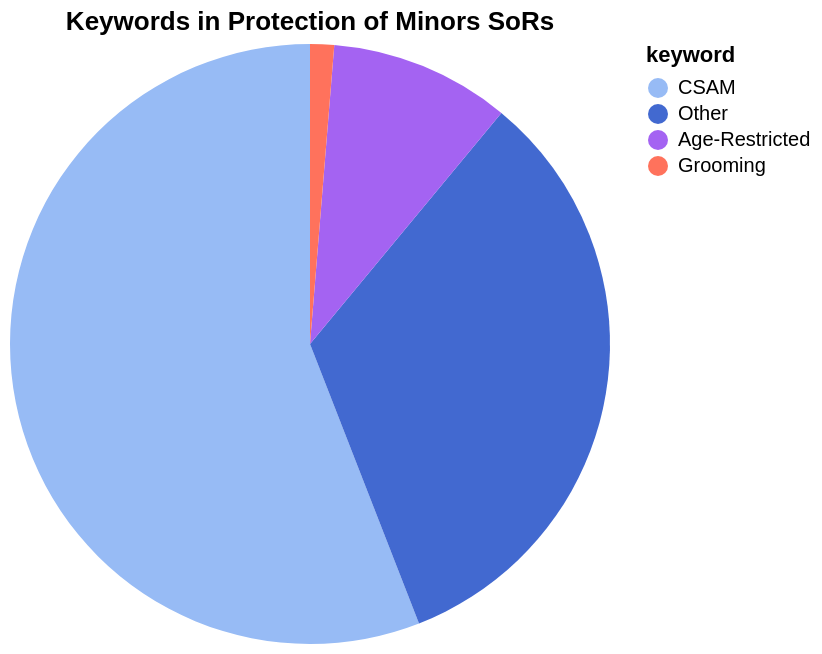
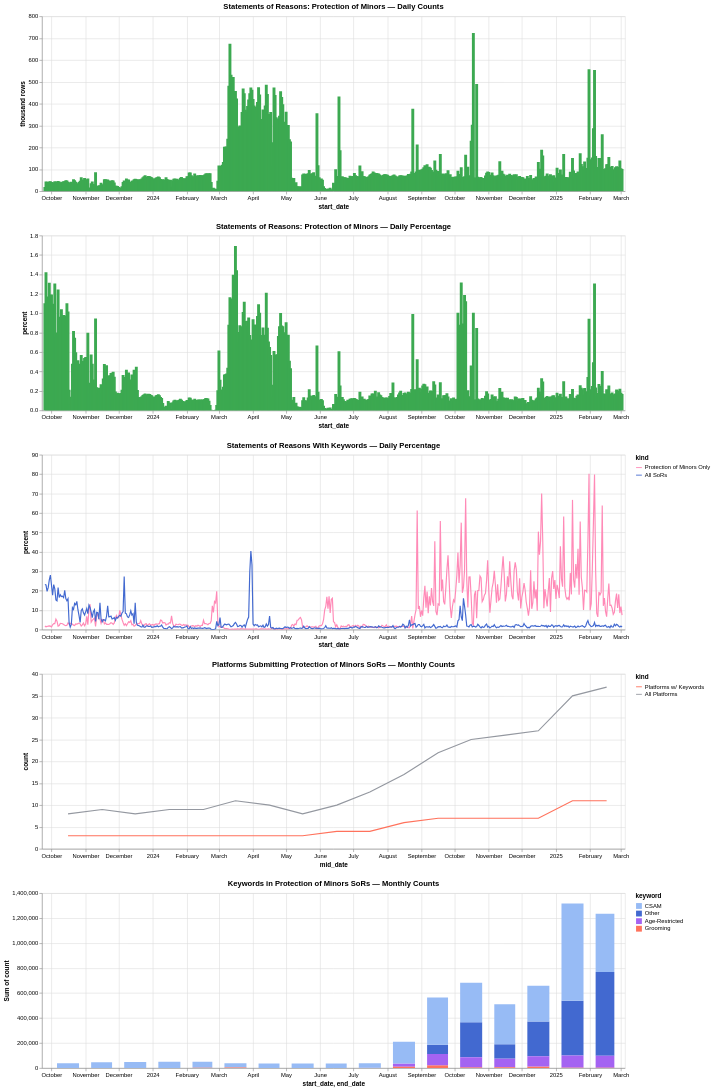

Notebook code cell kept with these figures, in order:
### Code cell
# ---*--*--*--*--*--*--*--*--*--- Run Visualization ---*--*--*--*--*--*--*--*--*---
from pathlib import Path
from shantay.viz import visualize

# Update for your environment
PATH = "/Volumes/dsa-sor-db/data"

visualize(Path(PATH), Path.cwd() / "dsa-db-staging")

### Figure 1 — Vega-Lite specification as saved in the notebook (floating-point values rounded to 4 significant figures)
{"config": {"view": {"continuousWidth": 300, "continuousHeight": 300}}, "data": {"name": "data-525cbabe6e00cd3c9105d9576a2338f2"}, "mark": {"type": "arc", "tooltip": true}, "encoding": {"color": {"field": "keyword", "scale": {"domain": ["CSAM", "Other", "Age-Restricted", "Grooming"], "range": ["#97bbf5", "#4269d0", "#a463f2", "#ff725c"]}, "type": "nominal"}, "theta": {"field": "count", "type": "quantitative"}}, "params": [{"name": "param_1", "select": {"type": "interval", "encodings": ["x", "y"]}, "bind": "scales"}], "title": "Keywords in Protection of Minors SoRs", "$schema": "https://vega.github.io/schema/vega-lite/v5.20.1.json", "datasets": {"data-525cbabe6e00cd3c9105d9576a2338f2": [{"keyword": "CSAM", "count": 3135143, "pct": 55.89}, {"keyword": "Other", "count": 1854134, "pct": 33.05}, {"keyword": "Age-Restricted", "count": 544969, "pct": 9.715}, {"keyword": "Grooming", "count": 72325, "pct": 1.289}]}}

### Figure 2 — Vega-Lite specification as saved in the notebook (floating-point values rounded to 4 significant figures; data arrays with more than 128 entries replaced by an {"elided": "..."} marker saying what was removed)
{"config": {"view": {"continuousWidth": 300, "continuousHeight": 300}, "range": {"category": {"scheme": ["#4269d0", "#efb118", "#ff725c", "#6cc5b0", "#3ca951", "#ff8ab7", "#a463f2", "#97bbf5", "#9c6b4e", "#9498a0"]}}}, "vconcat": [{"data": {"name": "data-286bb70820c875cf3ae386611f097d83"}, "mark": {"type": "bar", "color": "#3ca951", "tooltip": true}, "encoding": {"x": {"field": "start_date", "type": "temporal"}, "y": {"field": "batch_rows", "title": "thousand rows", "type": "quantitative"}}, "name": "view_1", "title": "Statements of Reasons: Protection of Minors — Daily Counts", "width": 1000}, {"data": {"name": "data-9055fad1c13b67646833cf9fb71ef4ec"}, "mark": {"type": "bar", "color": "#3ca951", "tooltip": true}, "encoding": {"x": {"field": "start_date", "type": "temporal"}, "y": {"field": "protection_of_minors", "title": "percent", "type": "quantitative"}}, "name": "view_2", "title": "Statements of Reasons: Protection of Minors — Daily Percentage", "width": 1000}, {"data": {"name": "data-860d3d29e02fad1f8aeced08d3990e2e"}, "mark": {"type": "line", "tooltip": true}, "encoding": {"color": {"field": "kind", "scale": {"domain": ["Protection of Minors Only", "All SoRs"], "range": ["#ff8ab7", "#4269d0"]}, "type": "nominal"}, "x": {"field": "start_date", "type": "temporal"}, "y": {"field": "pct", "title": "percent", "type": "quantitative"}}, "name": "view_3", "title": "Statements of Reasons With Keywords — Daily Percentage", "width": 1000}, {"data": {"name": "data-c71bb976fe62b0938afe9e655c5496b8"}, "mark": {"type": "line", "tooltip": true}, "encoding": {"color": {"field": "kind", "scale": {"domain": ["Platforms w/ Keywords", "All Platforms"], "range": ["#ff725c", "#9498a0"]}, "type": "nominal"}, "x": {"field": "mid_date", "type": "temporal"}, "y": {"field": "count", "type": "quantitative"}}, "name": "view_4", "title": "Platforms Submitting Protection of Minors SoRs — Monthly Counts", "width": 1000}, {"data": {"name": "data-1e5ae2bdc29cef519a4a4797a2d2c429"}, "mark": {"type": "bar", "tooltip": true}, "encoding": {"color": {"field": "keyword", "scale": {"domain": ["CSAM", "Other", "Age-Restricted", "Grooming"], "range": ["#97bbf5", "#4269d0", "#a463f2", "#ff725c"]}, "type": "nominal"}, "x": {"field": "start_date", "type": "temporal"}, "x2": {"field": "end_date"}, "y": {"aggregate": "sum", "field": "count", "type": "quantitative"}}, "name": "view_5", "title": "Keywords in Protection of Minors SoRs — Monthly Counts", "width": 1000}], "params": [{"name": "param_2", "select": {"type": "interval", "encodings": ["x", "y"]}, "bind": "scales", "views": ["view_1"]}, {"name": "param_3", "select": {"type": "interval", "encodings": ["x", "y"]}, "bind": "scales", "views": ["view_2"]}, {"name": "param_4", "select": {"type": "interval", "encodings": ["x", "y"]}, "bind": "scales", "views": ["view_3"]}, {"name": "param_5", "select": {"type": "interval", "encodings": ["x", "y"]}, "bind": "scales", "views": ["view_4"]}, {"name": "param_6", "select": {"type": "interval", "encodings": ["x", "y"]}, "bind": "scales", "views": ["view_5"]}], "resolve": {"scale": {"color": "independent", "x": "shared"}}, "$schema": "https://vega.github.io/schema/vega-lite/v5.20.1.json", "datasets": {"data-286bb70820c875cf3ae386611f097d83": {"elided": "525 records"}, "data-9055fad1c13b67646833cf9fb71ef4ec": {"elided": "525 records"}, "data-860d3d29e02fad1f8aeced08d3990e2e": {"elided": "1050 records"}, "data-c71bb976fe62b0938afe9e655c5496b8": [{"mid_date": "2024-12-16T00:00:00", "kind": "Platforms w/ Keywords", "count": 7}, {"mid_date": "2024-09-16T00:00:00", "kind": "Platforms w/ Keywords", "count": 7}, {"mid_date": "2024-03-16T00:00:00", "kind": "Platforms w/ Keywords", "count": 3}, {"mid_date": "2024-11-16T00:00:00", "kind": "Platforms w/ Keywords", "count": 7}, {"mid_date": "2024-01-16T00:00:00", "kind": "Platforms w/ Keywords", "count": 3}, {"mid_date": "2024-08-16T00:00:00", "kind": "Platforms w/ Keywords", "count": 6}, {"mid_date": "2025-02-16T00:00:00", "kind": "Platforms w/ Keywords", "count": 11}, {"mid_date": "2024-10-16T00:00:00", "kind": "Platforms w/ Keywords", "count": 7}, {"mid_date": "2024-05-16T00:00:00", "kind": "Platforms w/ Keywords", "count": 3}, {"mid_date": "2024-02-16T00:00:00", "kind": "Platforms w/ Keywords", "count": 3}, {"mid_date": "2023-10-16T00:00:00", "kind": "Platforms w/ Keywords", "count": 3}, {"mid_date": "2024-07-16T00:00:00", "kind": "Platforms w/ Keywords", "count": 4}, {"mid_date": "2023-12-16T00:00:00", "kind": "Platforms w/ Keywords", "count": 3}, {"mid_date": "2025-01-16T00:00:00", "kind": "Platforms w/ Keywords", "count": 11}, {"mid_date": "2024-04-16T00:00:00", "kind": "Platforms w/ Keywords", "count": 3}, {"mid_date": "2024-06-16T00:00:00", "kind": "Platforms w/ Keywords", "count": 4}, {"mid_date": "2023-11-16T00:00:00", "kind": "Platforms w/ Keywords", "count": 3}, {"mid_date": "2024-12-16T00:00:00", "kind": "All Platforms", "count": 27}, {"mid_date": "2024-09-16T00:00:00", "kind": "All Platforms", "count": 22}, {"mid_date": "2024-03-16T00:00:00", "kind": "All Platforms", "count": 11}, {"mid_date": "2024-11-16T00:00:00", "kind": "All Platforms", "count": 26}, {"mid_date": "2024-01-16T00:00:00", "kind": "All Platforms", "count": 9}, {"mid_date": "2024-08-16T00:00:00", "kind": "All Platforms", "count": 17}, {"mid_date": "2025-02-16T00:00:00", "kind": "All Platforms", "count": 37}, {"mid_date": "2024-10-16T00:00:00", "kind": "All Platforms", "count": 25}, {"mid_date": "2024-05-16T00:00:00", "kind": "All Platforms", "count": 8}, {"mid_date": "2024-02-16T00:00:00", "kind": "All Platforms", "count": 9}, {"mid_date": "2023-10-16T00:00:00", "kind": "All Platforms", "count": 8}, {"mid_date": "2024-07-16T00:00:00", "kind": "All Platforms", "count": 13}, {"mid_date": "2023-12-16T00:00:00", "kind": "All Platforms", "count": 8}, {"mid_date": "2025-01-16T00:00:00", "kind": "All Platforms", "count": 35}, {"mid_date": "2024-04-16T00:00:00", "kind": "All Platforms", "count": 10}, {"mid_date": "2024-06-16T00:00:00", "kind": "All Platforms", "count": 10}, {"mid_date": "2023-11-16T00:00:00", "kind": "All Platforms", "count": 9}], "data-1e5ae2bdc29cef519a4a4797a2d2c429": [{"year": 2024, "month": 7, "keyword": "Age-Restricted", "start_date": "2024-07-06T00:00:00", "end_date": "2024-07-26T00:00:00", "count": 1231}, {"year": 2024, "month": 2, "keyword": "CSAM", "start_date": "2024-02-06T00:00:00", "end_date": "2024-02-24T00:00:00", "count": 47684}, {"year": 2024, "month": 2, "keyword": "Other", "start_date": "2024-02-06T00:00:00", "end_date": "2024-02-24T00:00:00", "count": 100}, {"year": 2024, "month": 4, "keyword": "Age-Restricted", "start_date": "2024-04-06T00:00:00", "end_date": "2024-04-25T00:00:00", "count": 227}, {"year": 2025, "month": 2, "keyword": "Other", "start_date": "2025-02-06T00:00:00", "end_date": "2025-02-23T00:00:00", "count": 670298}, {"year": 2024, "month": 7, "keyword": "Grooming", "start_date": "2024-07-06T00:00:00", "end_date": "2024-07-26T00:00:00", "count": 311}, {"year": 2024, "month": 1, "keyword": "Age-Restricted", "start_date": "2024-01-06T00:00:00", "end_date": "2024-01-26T00:00:00", "count": 235}, {"year": 2024, "month": 12, "keyword": "Other", "start_date": "2024-12-06T00:00:00", "end_date": "2024-12-26T00:00:00", "count": 277179}, {"year": 2024, "month": 4, "keyword": "CSAM", "start_date": "2024-04-06T00:00:00", "end_date": "2024-04-25T00:00:00", "count": 36600}, {"year": 2024, "month": 11, "keyword": "Age-Restricted", "start_date": "2024-11-06T00:00:00", "end_date": "2024-11-25T00:00:00", "count": 70199}, {"year": 2024, "month": 3, "keyword": "Other", "start_date": "2024-03-06T00:00:00", "end_date": "2024-03-26T00:00:00", "count": 68}, {"year": 2024, "month": 8, "keyword": "Age-Restricted", "start_date": "2024-08-06T00:00:00", "end_date": "2024-08-26T00:00:00", "count": 26296}, {"year": 2024, "month": 8, "keyword": "Grooming", "start_date": "2024-08-06T00:00:00", "end_date": "2024-08-26T00:00:00", "count": 10306}, {"year": 2023, "month": 11, "keyword": "Age-Restricted", "start_date": "2023-11-06T00:00:00", "end_date": "2023-11-25T00:00:00", "count": 92}, {"year": 2024, "month": 4, "keyword": "Grooming", "start_date": "2024-04-06T00:00:00", "end_date": "2024-04-25T00:00:00", "count": 177}, {"year": 2024, "month": 1, "keyword": "CSAM", "start_date": "2024-01-06T00:00:00", "end_date": "2024-01-26T00:00:00", "count": 49901}, {"year": 2023, "month": 12, "keyword": "CSAM", "start_date": "2023-12-06T00:00:00", "end_date": "2023-12-26T00:00:00", "count": 47634}, {"year": 2024, "month": 2, "keyword": "Age-Restricted", "start_date": "2024-02-06T00:00:00", "end_date": "2024-02-24T00:00:00", "count": 254}, {"year": 2024, "month": 3, "keyword": "CSAM", "start_date": "2024-03-06T00:00:00", "end_date": "2024-03-26T00:00:00", "count": 33767}, {"year": 2024, "month": 9, "keyword": "Other", "start_date": "2024-09-06T00:00:00", "end_date": "2024-09-25T00:00:00", "count": 73144}, {"year": 2025, "month": 1, "keyword": "Grooming", "start_date": "2025-01-06T00:00:00", "end_date": "2025-01-26T00:00:00", "count": 4639}, {"year": 2024, "month": 11, "keyword": "Other", "start_date": "2024-11-06T00:00:00", "end_date": "2024-11-25T00:00:00", "count": 113733}, {"year": 2025, "month": 1, "keyword": "Other", "start_date": "2025-01-06T00:00:00", "end_date": "2025-01-26T00:00:00", "count": 439303}, {"year": 2024, "month": 10, "keyword": "Other", "start_date": "2024-10-06T00:00:00", "end_date": "2024-10-26T00:00:00", "count": 279569}, {"year": 2024, "month": 3, "keyword": "Age-Restricted", "start_date": "2024-03-06T00:00:00", "end_date": "2024-03-26T00:00:00", "count": 157}, {"year": 2024, "month": 6, "keyword": "Other", "start_date": "2024-06-06T00:00:00", "end_date": "2024-06-25T00:00:00", "count": 96}, {"year": 2024, "month": 9, "keyword": "Grooming", "start_date": "2024-09-06T00:00:00", "end_date": "2024-09-25T00:00:00", "count": 22022}, {"year": 2023, "month": 10, "keyword": "CSAM", "start_date": "2023-10-06T00:00:00", "end_date": "2023-10-26T00:00:00", "count": 38188}, {"year": 2024, "month": 6, "keyword": "Grooming", "start_date": "2024-06-06T00:00:00", "end_date": "2024-06-25T00:00:00", "count": 62}, {"year": 2024, "month": 1, "keyword": "Other", "start_date": "2024-01-06T00:00:00", "end_date": "2024-01-26T00:00:00", "count": 116}, {"year": 2024, "month": 6, "keyword": "CSAM", "start_date": "2024-06-06T00:00:00", "end_date": "2024-06-25T00:00:00", "count": 36755}, {"year": 2024, "month": 5, "keyword": "Grooming", "start_date": "2024-05-06T00:00:00", "end_date": "2024-05-26T00:00:00", "count": 272}, {"year": 2024, "month": 10, "keyword": "CSAM", "start_date": "2024-10-06T00:00:00", "end_date": "2024-10-26T00:00:00", "count": 316828}, {"year": 2024, "month": 10, "keyword": "Grooming", "start_date": "2024-10-06T00:00:00", "end_date": "2024-10-26T00:00:00", "count": 6041}, {"year": 2024, "month": 11, "keyword": "CSAM", "start_date": "2024-11-06T00:00:00", "end_date": "2024-11-25T00:00:00", "count": 321060}, {"year": 2023, "month": 12, "keyword": "Age-Restricted", "start_date": "2023-12-06T00:00:00", "end_date": "2023-12-26T00:00:00", "count": 115}, {"year": 2024, "month": 12, "keyword": "Grooming", "start_date": "2024-12-06T00:00:00", "end_date": "2024-12-26T00:00:00", "count": 12617}, {"year": 2023, "month": 11, "keyword": "Other", "start_date": "2023-11-06T00:00:00", "end_date": "2023-11-25T00:00:00", "count": 61}, {"year": 2024, "month": 9, "keyword": "CSAM", "start_date": "2024-09-06T00:00:00", "end_date": "2024-09-25T00:00:00", "count": 379212}, {"year": 2024, "month": 2, "keyword": "Grooming", "start_date": "2024-02-06T00:00:00", "end_date": "2024-02-24T00:00:00", "count": 2829}, {"year": 2024, "month": 3, "keyword": "Grooming", "start_date": "2024-03-06T00:00:00", "end_date": "2024-03-26T00:00:00", "count": 4092}, {"year": 2024, "month": 5, "keyword": "Age-Restricted", "start_date": "2024-05-06T00:00:00", "end_date": "2024-05-26T00:00:00", "count": 114}, {"year": 2025, "month": 1, "keyword": "Age-Restricted", "start_date": "2025-01-06T00:00:00", "end_date": "2025-01-26T00:00:00", "count": 95106}, {"year": 2025, "month": 2, "keyword": "CSAM", "start_date": "2025-02-06T00:00:00", "end_date": "2025-02-23T00:00:00", "count": 466521}, {"year": 2023, "month": 11, "keyword": "Grooming", "start_date": "2023-11-06T00:00:00", "end_date": "2023-11-25T00:00:00", "count": 57}, {"year": 2024, "month": 11, "keyword": "Grooming", "start_date": "2024-11-06T00:00:00", "end_date": "2024-11-25T00:00:00", "count": 5957}, {"year": 2023, "month": 12, "keyword": "Other", "start_date": "2023-12-06T00:00:00", "end_date": "2023-12-26T00:00:00", "count": 95}, {"year": 2024, "month": 7, "keyword": "CSAM", "start_date": "2024-07-06T00:00:00", "end_date": "2024-07-26T00:00:00", "count": 36994}, {"year": 2024, "month": 4, "keyword": "Other", "start_date": "2024-04-06T00:00:00", "end_date": "2024-04-25T00:00:00", "count": 68}, {"year": 2024, "month": 10, "keyword": "Age-Restricted", "start_date": "2024-10-06T00:00:00", "end_date": "2024-10-26T00:00:00", "count": 80923}, {"year": 2024, "month": 12, "keyword": "Age-Restricted", "start_date": "2024-12-06T00:00:00", "end_date": "2024-12-26T00:00:00", "count": 82048}, {"year": 2024, "month": 5, "keyword": "CSAM", "start_date": "2024-05-06T00:00:00", "end_date": "2024-05-26T00:00:00", "count": 36745}, {"year": 2024, "month": 9, "keyword": "Age-Restricted", "start_date": "2024-09-06T00:00:00", "end_date": "2024-09-25T00:00:00", "count": 91262}, {"year": 2023, "month": 12, "keyword": "Grooming", "start_date": "2023-12-06T00:00:00", "end_date": "2023-12-26T00:00:00", "count": 24}, {"year": 2025, "month": 2, "keyword": "Age-Restricted", "start_date": "2025-02-06T00:00:00", "end_date": "2025-02-23T00:00:00", "count": 96313}, {"year": 2024, "month": 1, "keyword": "Grooming", "start_date": "2024-01-06T00:00:00", "end_date": "2024-01-26T00:00:00", "count": 36}, {"year": 2024, "month": 6, "keyword": "Age-Restricted", "start_date": "2024-06-06T00:00:00", "end_date": "2024-06-25T00:00:00", "count": 292}, {"year": 2024, "month": 5, "keyword": "Other", "start_date": "2024-05-06T00:00:00", "end_date": "2024-05-26T00:00:00", "count": 73}, {"year": 2024, "month": 8, "keyword": "Other", "start_date": "2024-08-06T00:00:00", "end_date": "2024-08-26T00:00:00", "count": 49}, {"year": 2023, "month": 10, "keyword": "Grooming", "start_date": "2023-10-06T00:00:00", "end_date": "2023-10-26T00:00:00", "count": 21}, {"year": 2025, "month": 2, "keyword": "Grooming", "start_date": "2025-02-06T00:00:00", "end_date": "2025-02-23T00:00:00", "count": 2862}, {"year": 2024, "month": 12, "keyword": "CSAM", "start_date": "2024-12-06T00:00:00", "end_date": "2024-12-26T00:00:00", "count": 287602}, {"year": 2023, "month": 10, "keyword": "Age-Restricted", "start_date": "2023-10-06T00:00:00", "end_date": "2023-10-26T00:00:00", "count": 105}, {"year": 2023, "month": 11, "keyword": "CSAM", "start_date": "2023-11-06T00:00:00", "end_date": "2023-11-25T00:00:00", "count": 46967}, {"year": 2023, "month": 10, "keyword": "Other", "start_date": "2023-10-06T00:00:00", "end_date": "2023-10-26T00:00:00", "count": 90}, {"year": 2024, "month": 7, "keyword": "Other", "start_date": "2024-07-06T00:00:00", "end_date": "2024-07-26T00:00:00", "count": 92}, {"year": 2025, "month": 1, "keyword": "CSAM", "start_date": "2025-01-06T00:00:00", "end_date": "2025-01-26T00:00:00", "count": 778472}, {"year": 2024, "month": 8, "keyword": "CSAM", "start_date": "2024-08-06T00:00:00", "end_date": "2024-08-26T00:00:00", "count": 174213}]}}
